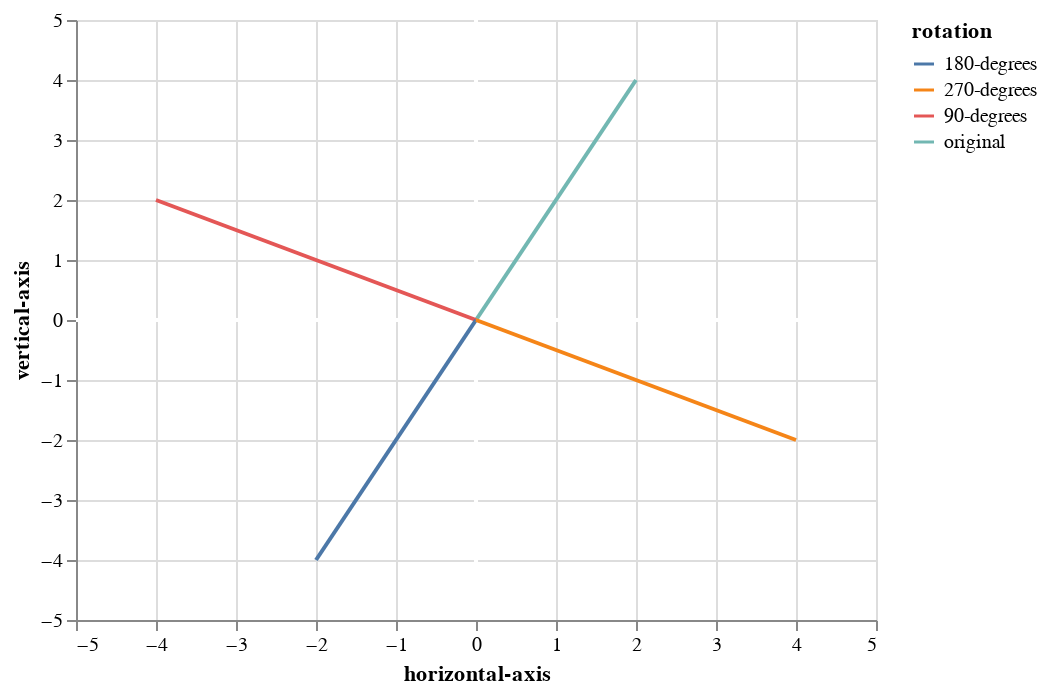

Notebook code cell kept with this figure:
### Code cell
chart = alt.Chart(df).mark_line().encode(
    x=alt.X('dim-1', axis=alt.Axis(title='horizontal-axis')),
    y=alt.Y('dim-2', axis=alt.Axis(title='vertical-axis')),
    color='rotation')

base_coor(-5.0, 5.0) + chart

### Figure 1 — Vega-Lite specification as saved in the notebook (floating-point values rounded to 4 significant figures)
{"usermeta": {"embedOptions": {"theme": "dark"}}, "config": {"view": {"continuousWidth": 400, "continuousHeight": 300}}, "layer": [{"mark": {"type": "line", "color": "white"}, "encoding": {"x": {"field": "horizontal", "type": "quantitative"}, "y": {"field": "vertical", "type": "quantitative"}}}, {"mark": {"type": "line", "color": "white"}, "encoding": {"x": {"field": "vertical", "type": "quantitative"}, "y": {"field": "horizontal", "type": "quantitative"}}}, {"data": {"name": "data-fdd0ac9e41bb6cb891458e6886636a2f"}, "mark": "line", "encoding": {"color": {"field": "rotation", "type": "nominal"}, "x": {"axis": {"title": "horizontal-axis"}, "field": "dim-1", "type": "quantitative"}, "y": {"axis": {"title": "vertical-axis"}, "field": "dim-2", "type": "quantitative"}}}], "data": {"name": "data-dc621955550350bfc1b0624dd9983169"}, "$schema": "https://vega.github.io/schema/vega-lite/v4.17.0.json", "datasets": {"data-dc621955550350bfc1b0624dd9983169": [{"horizontal": -5.0, "vertical": 0.0}, {"horizontal": 5.0, "vertical": 0.0}], "data-fdd0ac9e41bb6cb891458e6886636a2f": [{"dim-1": 0.0, "dim-2": 0.0, "rotation": "original"}, {"dim-1": 2.0, "dim-2": 4.0, "rotation": "original"}, {"dim-1": 0.0, "dim-2": 0.0, "rotation": "90-degrees"}, {"dim-1": -4.0, "dim-2": 2.0, "rotation": "90-degrees"}, {"dim-1": 0.0, "dim-2": 0.0, "rotation": "180-degrees"}, {"dim-1": -2.0, "dim-2": -4.0, "rotation": "180-degrees"}, {"dim-1": 0.0, "dim-2": 0.0, "rotation": "270-degrees"}, {"dim-1": 4.0, "dim-2": -2.0, "rotation": "270-degrees"}]}}
